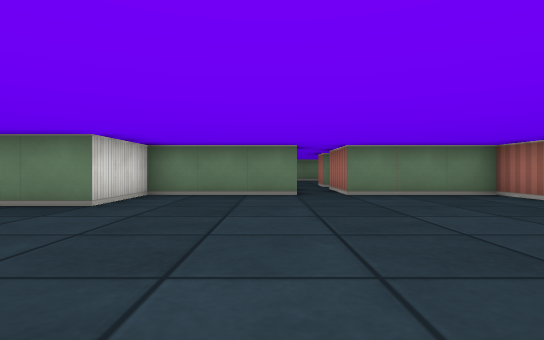
view 1 (above)

17 first-person views from a walk through a cub3D level. The camera is about half as high as the walls, looks level and sees 80° across. The floor is counted in squares. Each view is taken from the middle of a square. On the plan, view 1 faces up. The plan holds only what a view shows up to about 9 squares ahead; the rest is blank.

view 2
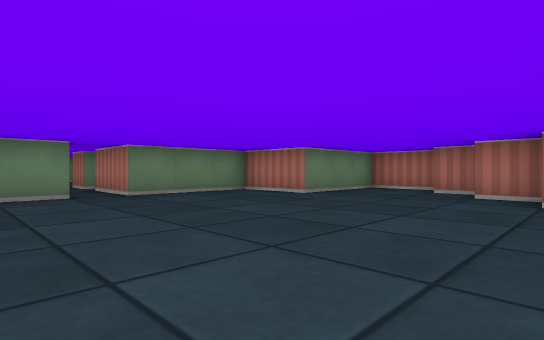

view 3
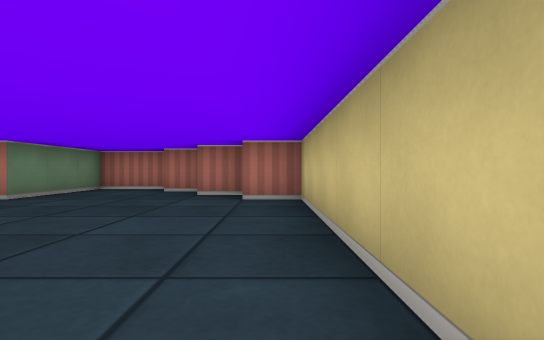

view 4
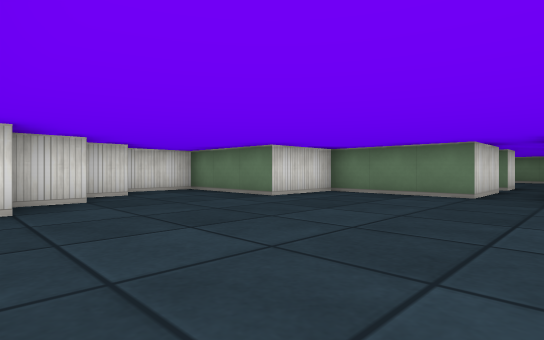

view 5
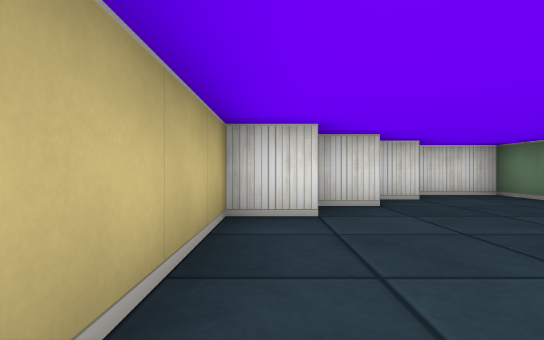

view 6
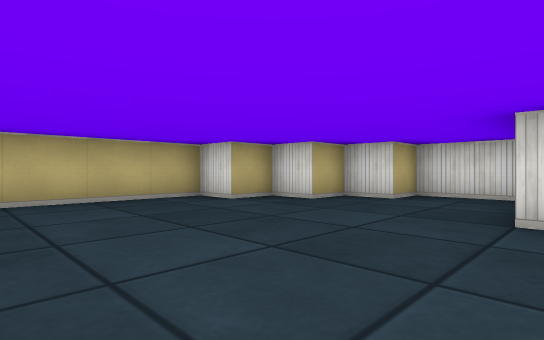

view 7
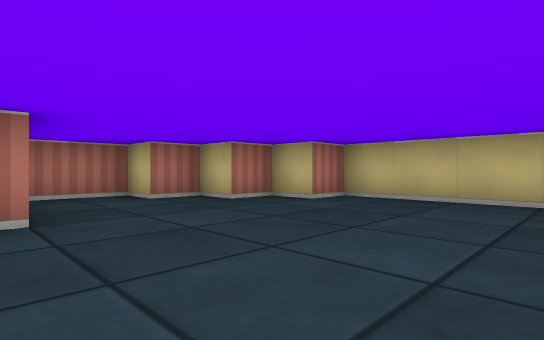

view 8
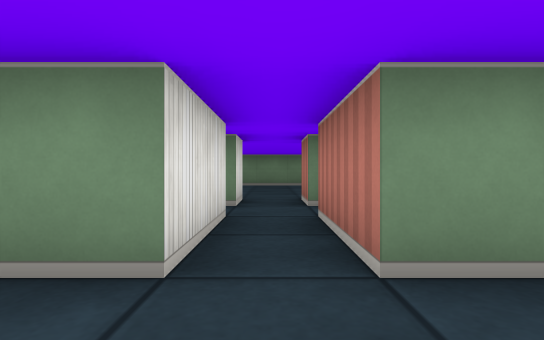

view 9
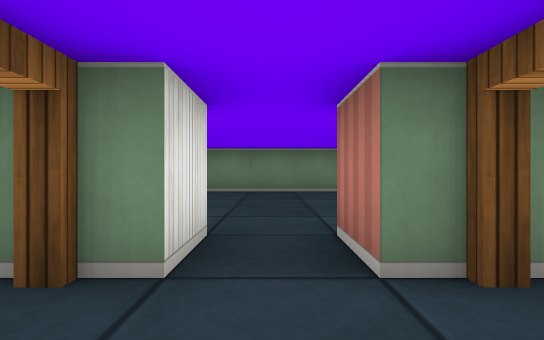

view 10
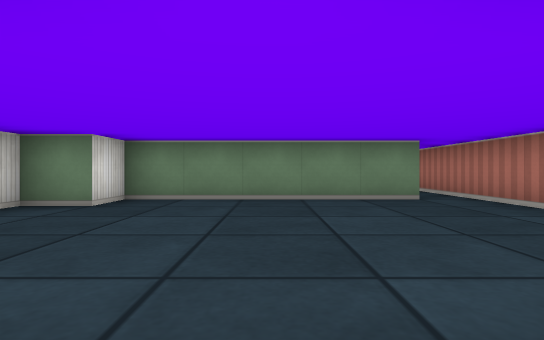

view 11
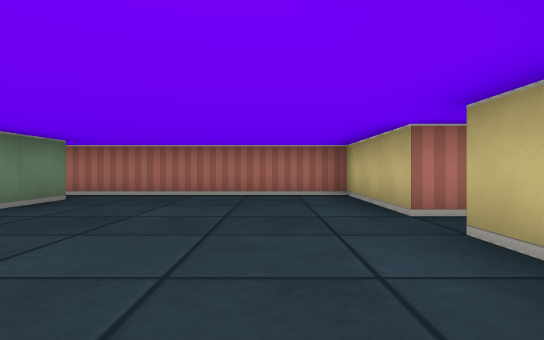

view 12
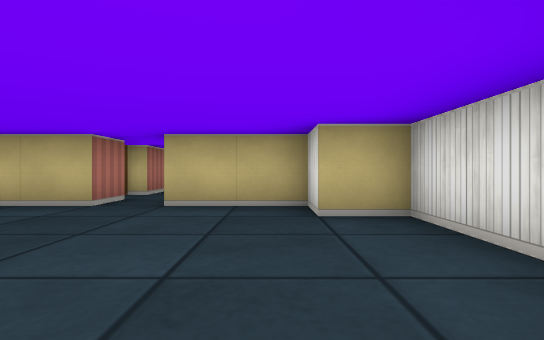

view 13
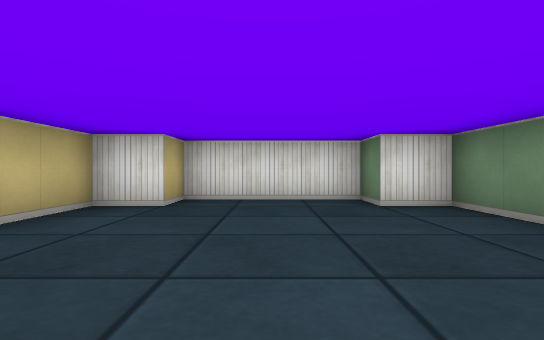

view 14
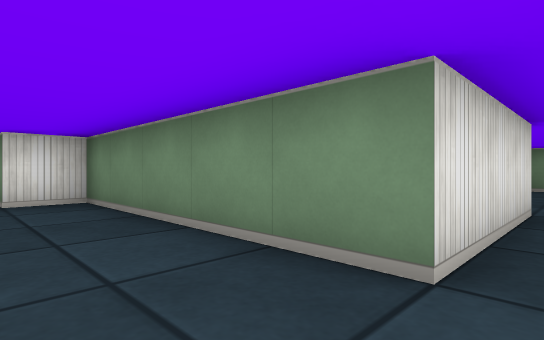

view 15
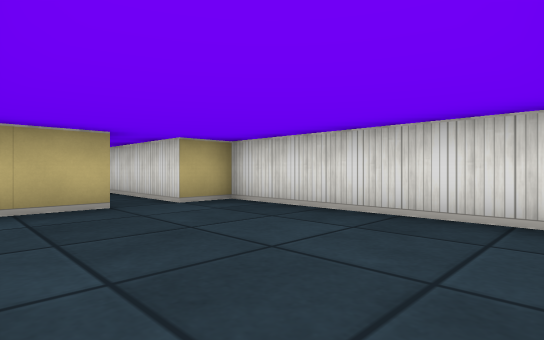

view 16
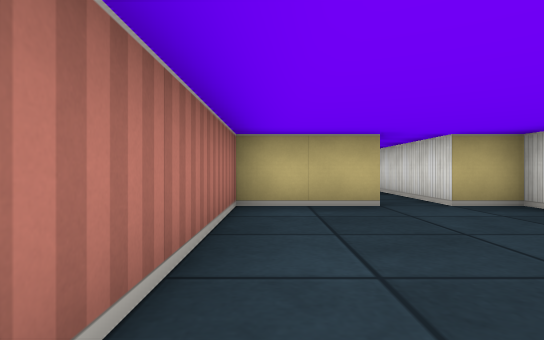

view 17
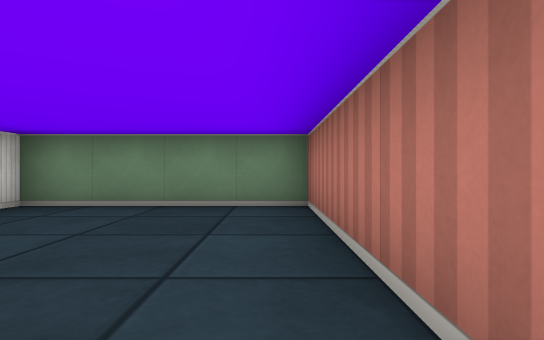

### Floor plan
Ten units are one square. View 1 is at (0, 0); x grows to the right and y downward. Boxes are objects, and circles mark ways between rooms. Rooms are numbered by the first view taken in them; rooms with no view inside come last. Other rooms are left out.
<svg viewBox="-60 -240 140 250">
<path fill="none" stroke="#000" d="M5 -85 5 -65 -25 -65 -25 -45 -55 -45 -55 -25 -45 -25 -45 -15 -35 -15 -35 -5 -25 -5 -25 5 45 5 45 -5 55 -5 55 -15 65 -15 65 -25 75 -25 75 -45 45 -45 45 -65 15 -65 15 -85M15 -95 15 -105M5 -105 5 -95M15 -105 45 -105 45 -178M35 -185 35 -155 -15 -155 -15 -145 -25 -145 -25 -115 -15 -115 -15 -105 5 -105M45 -185 65 -185 65 -235 25 -235 25 -185 35 -185"/>
<circle cx="10" cy="-100" r="3" fill="#2a7"/>
<circle cx="40" cy="-180" r="3" fill="#2a7"/>
<text x="10" y="-30">1</text>
<text x="10" y="-130">2</text>
<text x="40" y="-210">3</text>
</svg>
Room 1 opens to room 2. Room 2 opens to room 3.

Where each view was taken, in squares from view 1:
view 1: 0 up, 0 right, facing up
view 2: 0 up, 1 left, facing up-right
view 3: 0 up, 1 left, facing right
view 4: 0 up, 2 right, facing up-left
view 5: 0 up, 1 right, facing left
view 6: 5 up, 1 right, facing down-left
view 7: 5 up, 1 right, facing down-right
view 8: 5 up, 1 right, facing up
view 9: 8 up, 1 right, facing up
view 10: 10 up, 1 right, facing up
view 11: 12 up, 2 left, facing right
view 12: 15 up, 1 left, facing down
view 13: 13 up, 3 right, facing left
view 14: 14 up, 4 right, facing up-left
view 15: 23 up, 6 right, facing down-left
view 16: 23 up, 6 right, facing down
view 17: 19 up, 6 right, facing up
